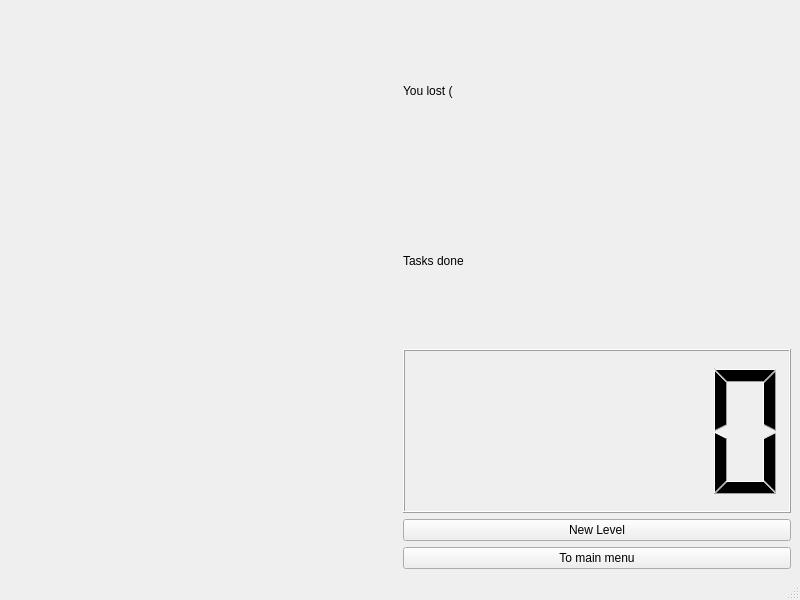
<?xml version="1.0" encoding="UTF-8"?>
<ui version="4.0">
 <class>Game_field</class>
 <widget class="QMainWindow" name="Game_field">
  <property name="geometry">
   <rect>
    <x>0</x>
    <y>0</y>
    <width>800</width>
    <height>600</height>
   </rect>
  </property>
  <property name="windowTitle">
   <string>MainWindow</string>
  </property>
  <widget class="QWidget" name="centralwidget">
   <layout class="QGridLayout" name="gridLayout">
    <item row="1" column="0">
     <layout class="QVBoxLayout" name="v4"/>
    </item>
    <item row="1" column="1">
     <layout class="QVBoxLayout" name="verticalLayout_3">
      <item>
       <layout class="QVBoxLayout" name="verticalLayout_4">
        <item>
         <widget class="QLabel" name="label_2">
          <property name="text">
           <string>You lost (</string>
          </property>
         </widget>
        </item>
        <item>
         <widget class="QLabel" name="label">
          <property name="text">
           <string>Tasks done</string>
          </property>
         </widget>
        </item>
        <item>
         <widget class="QLCDNumber" name="lcdNumber"/>
        </item>
       </layout>
      </item>
      <item>
       <widget class="QPushButton" name="pushButton">
        <property name="text">
         <string>New Level</string>
        </property>
       </widget>
      </item>
      <item>
       <widget class="QPushButton" name="pushButton_2">
        <property name="text">
         <string>To main menu</string>
        </property>
       </widget>
      </item>
     </layout>
    </item>
    <item row="0" column="0" colspan="2">
     <layout class="QVBoxLayout" name="verticalLayout_2"/>
    </item>
   </layout>
  </widget>
  <widget class="QMenuBar" name="menubar">
   <property name="geometry">
    <rect>
     <x>0</x>
     <y>0</y>
     <width>800</width>
     <height>20</height>
    </rect>
   </property>
  </widget>
  <widget class="QStatusBar" name="statusbar"/>
 </widget>
 <resources/>
 <connections/>
</ui>
